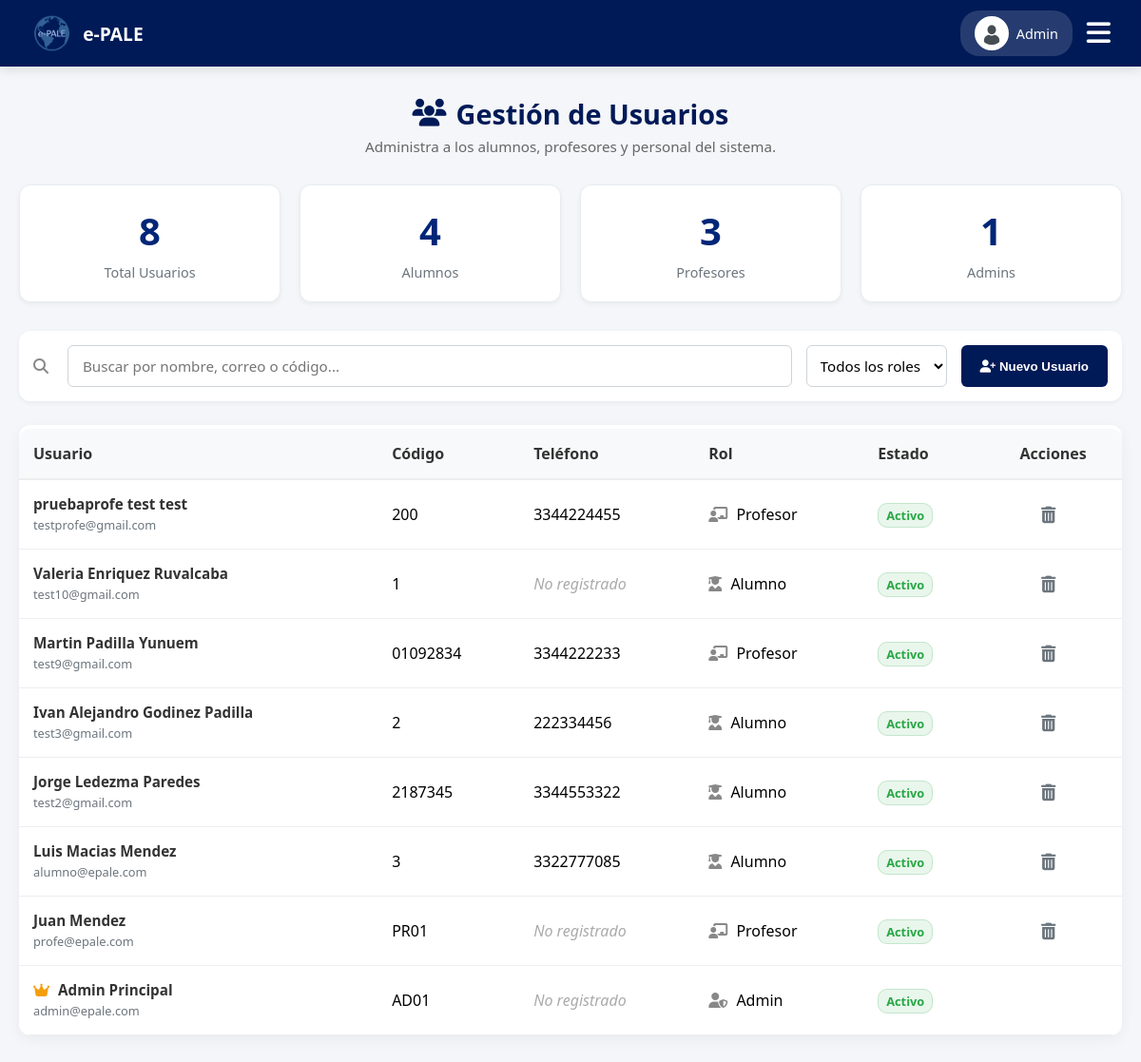
The app's page /admin/usuarios.php (signed in), older data.
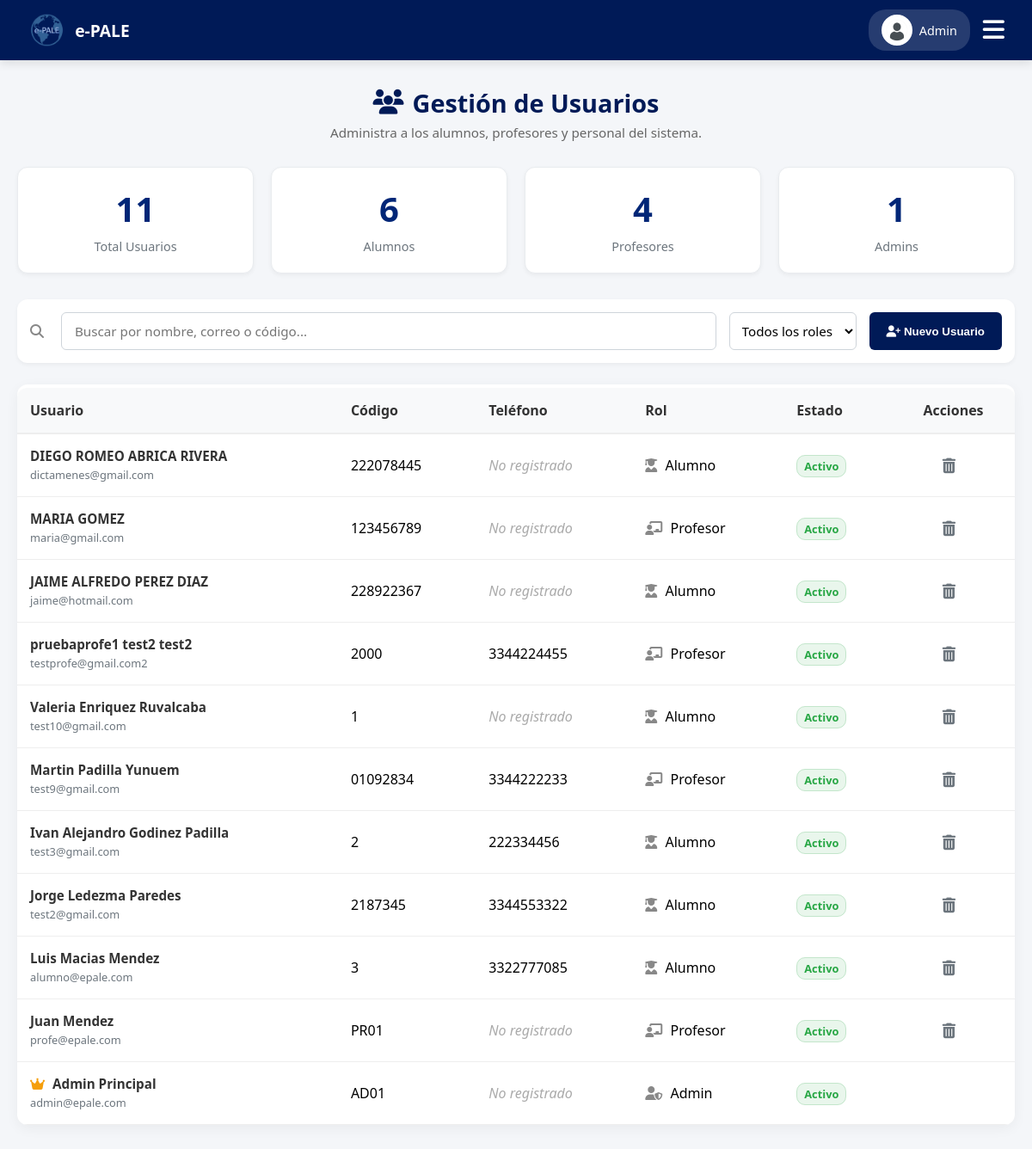
The same page, newer data.
### tables this page shows
CREATE TABLE IF NOT EXISTS `usuarios` (
  `usuario_id` int NOT NULL AUTO_INCREMENT,
  `codigo` varchar(20) DEFAULT NULL,
  `nombre` varchar(50) NOT NULL,
  `apellido_paterno` varchar(50) NOT NULL,
  `apellido_materno` varchar(50) DEFAULT NULL,
  `correo` varchar(100) NOT NULL,
  `password` varchar(255) DEFAULT NULL,
  `telefono` varchar(20) DEFAULT NULL,
  `rol` enum('ADMIN','PROFESOR','ALUMNO') NOT NULL,
  `estatus` enum('ACTIVO','INACTIVO') DEFAULT 'ACTIVO',
  `genero` enum('MASCULINO','FEMENINO','OTRO') DEFAULT NULL,
  `periodo_ingreso` varchar(20) DEFAULT NULL,
  `foto_perfil` varchar(255) DEFAULT NULL,
  `google_id` varchar(255) DEFAULT NULL,
  `fecha_creacion` timestamp NULL DEFAULT CURRENT_TIMESTAMP,
  `fecha_cambio_password` timestamp NULL DEFAULT NULL,
  PRIMARY KEY (`usuario_id`),
  UNIQUE KEY `correo` (`correo`),
  UNIQUE KEY `codigo` (`codigo`)
);

CREATE TABLE IF NOT EXISTS `alumnos` (
  `alumno_id` int NOT NULL AUTO_INCREMENT,
  `usuario_id` int NOT NULL,
  `carrera` varchar(50) DEFAULT NULL,
  PRIMARY KEY (`alumno_id`),
  KEY `usuario_id` (`usuario_id`)
);

CREATE TABLE IF NOT EXISTS `profesores` (
  `profesor_id` int NOT NULL AUTO_INCREMENT,
  `usuario_id` int NOT NULL,
  `nacionalidad` varchar(50) DEFAULT NULL,
  `experiencia` varchar(100) DEFAULT NULL,
  PRIMARY KEY (`profesor_id`),
  KEY `usuario_id` (`usuario_id`)
);

### admin/usuarios.php (the view, shortened to what the changed rows need)
<?php
require '../db.php';
$sql = "SELECT u.*, a.carrera, p.nacionalidad, p.experiencia
        FROM usuarios u
        LEFT JOIN alumnos a ON u.usuario_id = a.usuario_id
        LEFT JOIN profesores p ON u.usuario_id = p.usuario_id
        ORDER BY u.usuario_id DESC";
$stmt = $pdo->prepare($sql); $stmt->execute(); $usuarios = $stmt->fetchAll(PDO::FETCH_ASSOC);
$total_users = $pdo->query("SELECT COUNT(*) FROM usuarios")->fetchColumn();
$total_students = $pdo->query("SELECT COUNT(*) FROM usuarios WHERE rol='ALUMNO'")->fetchColumn();
$total_teachers = $pdo->query("SELECT COUNT(*) FROM usuarios WHERE rol='PROFESOR'")->fetchColumn();
?>
<!DOCTYPE html>
<html lang="es">
<head>
    <link rel="stylesheet" href="../css/estudiante.css?v=<?php echo time(); ?>">
    <link rel="stylesheet" href="../css/admin.css?v=<?php echo time(); ?>">
    <link rel="stylesheet" href="https://cdnjs.cloudflare.com/ajax/libs/font-awesome/6.4.0/css/all.min.css">
</head>
<body>
    <?php include 'menu_admin.php'; ?>
    <main class="main-content">
        <div class="page-title-center mb-30">
            <h1><i class="fas fa-users"></i> Gestión de Usuarios</h1>
        </div>
        <div class="stats-grid">
            <div class="stat-card"> <span class="stat-number"><?php echo $total_users; ?></span> <span class="stat-label">Total Usuarios</span> </div>
            <div class="stat-card"> <span class="stat-number"><?php echo $total_students; ?></span> <span class="stat-label">Alumnos</span> </div>
            <div class="stat-card"> <span class="stat-number"><?php echo $total_teachers; ?></span> <span class="stat-label">Profesores</span> </div>
        </div>
        <div class="card mt-20" style="padding: 0; overflow: hidden;">
            <div class="table-wrapper">
                <table class="admin-table">
                    <thead>
                        <tr>
                            <th>Usuario</th>
                            <th>Código</th>
                            <th>Teléfono</th>
                            <th>Rol</th>
                            <th>Estado</th>
                            <th style="text-align: center;">Acciones</th>
                        </tr>
                    </thead>
                    <tbody id="usersTableBody">
                        <?php foreach ($usuarios as $u):
                            $es_root_protegido = ($u['usuario_id'] == 1 && $_SESSION['user_id'] != 1);
                        ?>
                        <tr class="group-row"
                            data-id="<?php echo $u['usuario_id']; ?>"
                            data-nombre="<?php echo htmlspecialchars($u['nombre']); ?>"
                            data-ap="<?php echo htmlspecialchars($u['apellido_paterno'] ?? ''); ?>"
                            data-am="<?php echo htmlspecialchars($u['apellido_materno'] ?? ''); ?>"
                            data-apellidos="<?php echo htmlspecialchars($u['apellidos'] ?? ''); ?>"
                            data-correo="<?php echo htmlspecialchars($u['correo']); ?>"
                            data-tel="<?php echo htmlspecialchars($u['telefono'] ?? ''); ?>"
                            data-rol="<?php echo $u['rol']; ?>"
                            data-estatus="<?php echo $u['estatus']; ?>"
                            data-codigo="<?php echo htmlspecialchars($u['codigo'] ?? ''); ?>"
                            data-carrera="<?php echo htmlspecialchars($u['carrera'] ?? ''); ?>"
                            data-genero="<?php echo htmlspecialchars($u['genero'] ?? ''); ?>"
                            data-periodo="<?php echo htmlspecialchars($u['periodo_ingreso'] ?? ''); ?>"
                            data-nacionalidad="<?php echo htmlspecialchars($u['nacionalidad'] ?? ''); ?>"
                            data-experiencia="<?php echo htmlspecialchars($u['experiencia'] ?? ''); ?>"
                            <?php if ($es_root_protegido): ?>
                                style="background-color: #f8f9fa; cursor: not-allowed; opacity: 0.8;" title="El Administrador Principal está protegido"
                            <?php else: ?>
                                onclick="editUser(this)" title="Haz clic para editar"
                            <?php endif; ?>>
                            <td class="user-cell">
                                <h4 class="user-name">
                                    <?php if ($u['usuario_id'] == 1) echo '<i class="fas fa-crown" style="color: #f59e0b; margin-right:5px;" title="Root"></i>'; ?>
                                    <?php
                                    if (isset($u['apellido_paterno'])) { echo htmlspecialchars($u['nombre'] . ' ' . $u['apellido_paterno'] . (isset($u['apellido_materno']) && $u['apellido_materno'] ? ' ' . $u['apellido_materno'] : '')); }
                                    else { echo htmlspecialchars($u['nombre'] . ' ' . $u['apellidos']); }
                                ?></h4>
                                <span class="user-email"><?php echo htmlspecialchars($u['correo']); ?></span>
                            </td>
                            <td><?php echo $u['codigo'] ? htmlspecialchars($u['codigo']) : '-'; ?></td>
                            <td><?php echo $u['telefono'] ? htmlspecialchars($u['telefono']) : '<span class="text-muted-italic">No registrado</span>'; ?></td>
                            <td>
                                <?php
                                    $ico = ($u['rol']=='ALUMNO') ? 'user-graduate' : (($u['rol']=='PROFESOR') ? 'chalkboard-teacher' : 'user-shield');
                                    echo "<i class='fas fa-$ico icon-muted'></i> " . ucfirst(strtolower($u['rol']));
                                ?>
                            </td>
                            <td>
                                <?php if($u['estatus'] == 'ACTIVO'): ?> <span class="tag-aprobado">Activo</span> <?php else: ?> <span class="tag-inactivo">Inactivo</span> <?php endif; ?>
                            </td>
                            <td style="text-align: center;">
                                <?php if($u['usuario_id'] != $_SESSION['user_id'] && $u['usuario_id'] != 1): ?>
                                    <a href="#" class="action-btn delete" onclick="event.stopPropagation(); confirmarBorradoUsuario('usuarios.php?borrar=<?php echo $u['usuario_id']; ?>&csrf_token=<?php echo $_SESSION['csrf_token']; ?>', '<?php echo addslashes($u['nombre']); ?>'); return false;"><i class="fas fa-trash-alt"></i></a>
                                <?php elseif ($es_root_protegido): ?>
                                    <i class="fas fa-lock" style="color: #ccc;" title="Protegido"></i>
                                <?php endif; ?>
                            </td>
                        </tr>
                        <?php endforeach; ?>
                    </tbody>
                </table>
            </div>
        </div>
    </main>
</body>
</html>

### admin/menu_admin.php (shortened to what the changed rows need)
<?php
$stmt_foto_menu = $pdo->prepare("SELECT foto_perfil, nombre FROM usuarios WHERE usuario_id = ?");
$stmt_foto_menu->execute([$_SESSION['user_id']]);
$admin_menu = $stmt_foto_menu->fetch(PDO::FETCH_ASSOC);
$foto_menu = "../img/avatar-default.png";
?>
<header class="main-header">
    <div class="header-actions">
        <a href="perfil.php" class="profile-btn">
            <img src="<?php echo $foto_menu; ?>" class="profile-img">
            <span class="profile-name"><?php echo strtok($admin_menu['nombre'], " "); ?></span>
        </a>
    </div>
</header>

Row changes from the older to the newer data that the page shows:
no longer on this page (row edited): usuarios: nombre+apellido_paterno+apellido_materno "Martin Padilla Yunuem", correo "test9@gmail.com", codigo "01092834", telefono "3344222233", rol "Profesor", estatus "Activo"
no longer on this page (row edited): usuarios: nombre+apellido_paterno+apellido_materno "Juan Mendez", correo "profe@epale.com", codigo "PR01", telefono "No registrado", rol "Profesor", estatus "Activo"
added alumnos: usuario.apellido_materno "DIEGO ROMEO ABRICA RIVERA", usuario.correo "dictamenes@gmail.com", usuario.codigo "222078445", shows "No registrado", usuario.rol "Alumno"
added profesores: usuario.apellido_materno "MARIA GOMEZ", usuario.correo "maria@gmail.com", usuario.codigo "123456789", shows "No registrado", usuario.rol "Profesor"
added alumnos: usuario.apellido_materno "JAIME ALFREDO PEREZ DIAZ", usuario.correo "jaime@hotmail.com", usuario.codigo "228922367", shows "No registrado", usuario.rol "Alumno"
changed usuarios "Profesor": nombre+apellido_paterno+apellido_materno "pruebaprofe test test" → "pruebaprofe1 test2 test2"; correo "testprofe@gmail.com" → "testprofe@gmail.com2"; codigo "200" → "2000"
added profesores: usuario.apellido_materno "Martin Padilla Yunuem", usuario.correo "test9@gmail.com", usuario.codigo "01092834", usuario.telefono "3344222233", usuario.rol "Profesor"
added profesores: usuario.apellido_materno "Juan Mendez", usuario.correo "profe@epale.com", usuario.codigo "PR01", shows "No registrado", usuario.rol "Profesor"
Text that changed along with them:
$total_users: "8" → "11"
$total_students: "4" → "6"
$total_teachers: "3" → "4"
